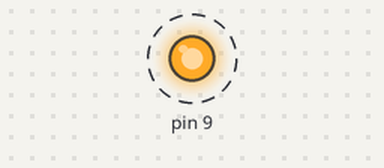
A sketch run on a simulated Arduino Uno, built with avr-gcc and run on an emulated ATmega328P. On the bench: output pins drawn as LEDs (lit = HIGH). Dashed ring = blinking.

Above: at 5.2 s.
Timing chart, 0 to 8.0 s (numbered marks = the images above):
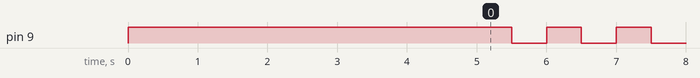

The sketch:

toggle_led_using_baremetal.ino
```cpp
/*
  Arduino LED Control using Direct Port Manipulation

  This program demonstrates two operations on an LED connected to Digital Pin 9:
  1. First, the LED is turned ON for 5 seconds and then turned OFF.
  2. After that, the LED continuously toggles its state (ON/OFF) every 0.5 seconds.

  Instead of using the traditional `digitalWrite()` and `pinMode()` functions,
  this code uses direct register manipulation for faster and more efficient control.

  Pin 9 on Arduino Uno corresponds to PB1 on Port B.
  So we use DDRB to set it as output and PORTB to write logic levels.
*/

void setup() {
  // Set PB1 (digital pin 9) as output
  DDRB |= (1 << PB1);

  // Turn LED ON
  PORTB |= (1 << PB1);
  delay(5000); // wait for 5 seconds

  // Turn LED OFF
  PORTB &= ~(1 << PB1);
}

void loop() {
  // Toggle LED on pin 9 using XOR
  PORTB ^= (1 << PB1);
  delay(500); // toggle every 0.5 seconds
}
```

baremetal_ADC.ino
```cpp
#include <avr/io.h>       // For register definitions
#define F_CPU 16000000UL  // Define CPU clock frequency (16 MHz)
#include <util/delay.h>    // For delay functions

int main(void) {
    // Step 1: Set reference voltage to AVcc
    ADMUX = (1 << REFS0);

    // Step 2: Set ADC prescaler to 64 and enable ADC
    ADCSRA = (1 << ADEN) | (1 << ADPS2) | (1 << ADPS1); // ADC Enable (ADEN) and Prescaler (ADPS2, ADPS1)

    uint16_t adc_value;

    while (1) {
        // Step 3: Start the conversion by setting the ADSC bit
        ADCSRA |= (1 << ADSC);

        // Step 4: Wait for the conversion to complete (ADSC bit becomes 0 when done)
        while (ADCSRA & (1 << ADSC));

        // Step 5: Read the ADC value (ADCL and ADCH contain the result)
        adc_value = ADC;  // 16-bit value (ADCL + ADCH)

        // Optional: You can use the adc_value here, e.g., send to a UART or display it

        // Small delay for stability
        _delay_ms(100);
    }

    return 0;
}
```

Measured:
- by itself, pin 9: alternates HIGH for 0.50 s and LOW for 0.50 s
